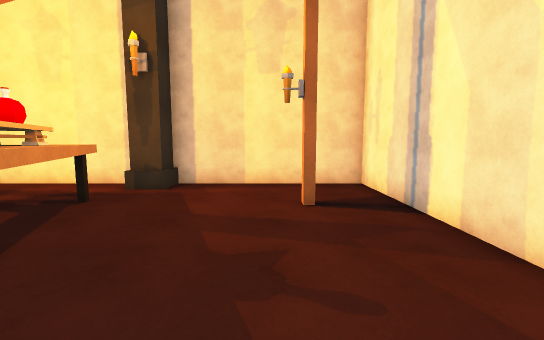
[1] (above)

15 first-person views from a walk through a scene from a Unity 3-D project. The camera is 1.5 m above the floor, tilts 6° down and sees 90° across. The floor is counted in squares, 1 m on a side. Each view is taken from the middle of a square. On the plan, view 1 faces up. The plan holds only what a view shows up to about 14 squares ahead; the rest is blank. The place goes on beyond the plan. The player character is not drawn. Some animated figures are left out. Some surface patterns are stand-ins.

[2]
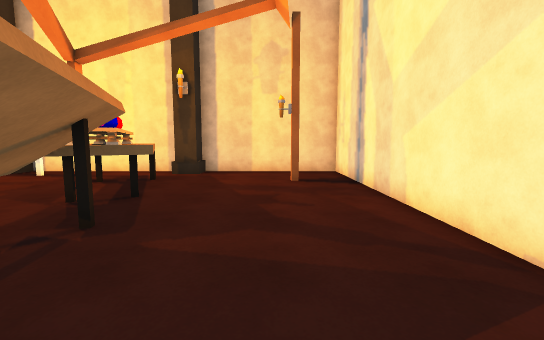

[3]
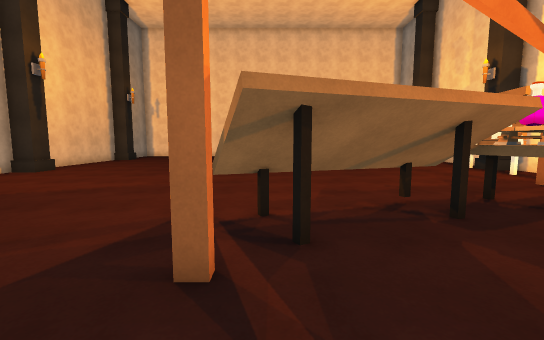

[4]
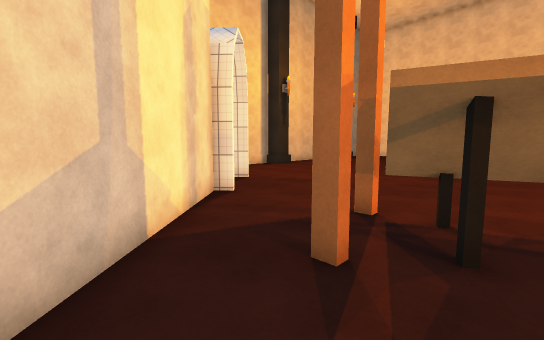

[5]
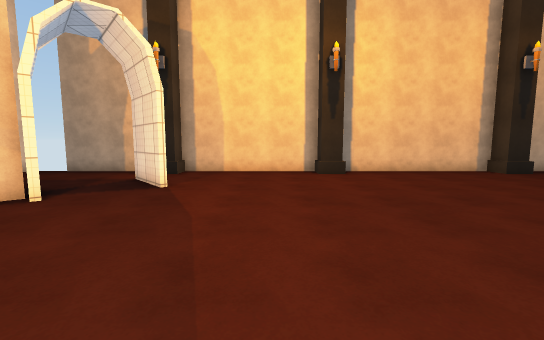

[6]
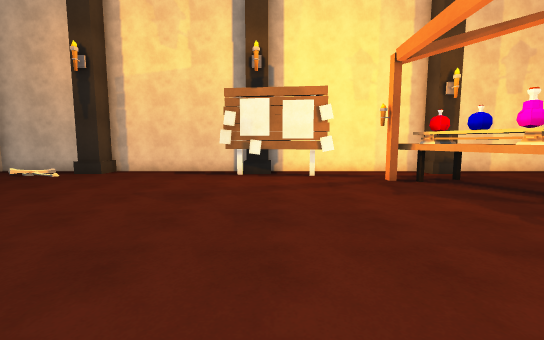

[7]
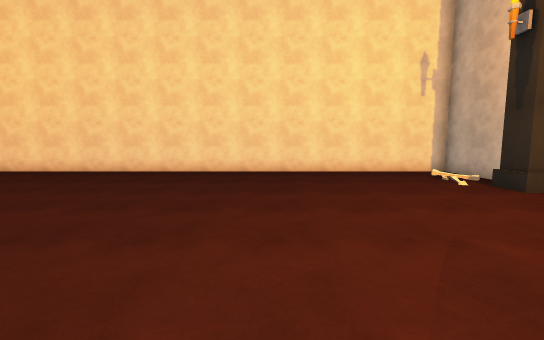

[8]
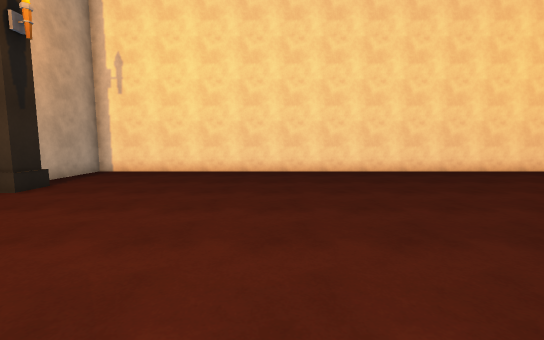

[9]
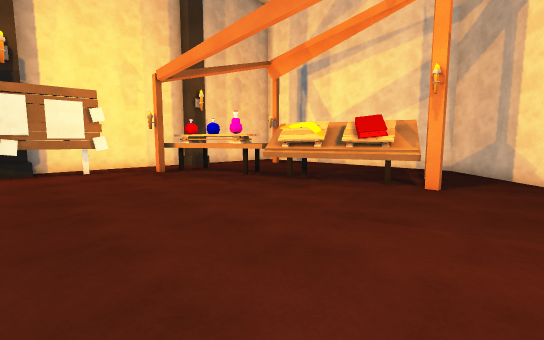

[10]
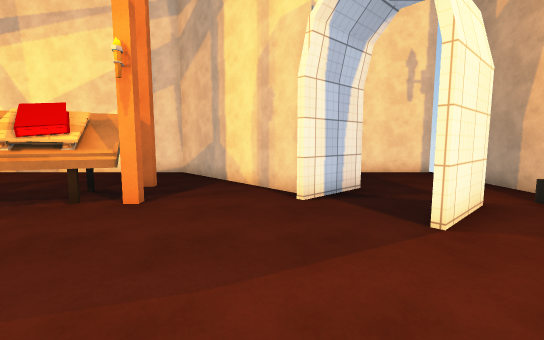

[11]
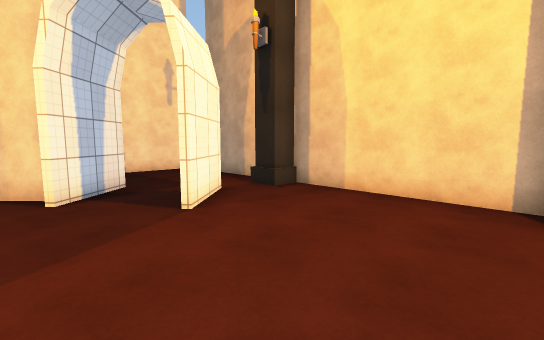

[12]
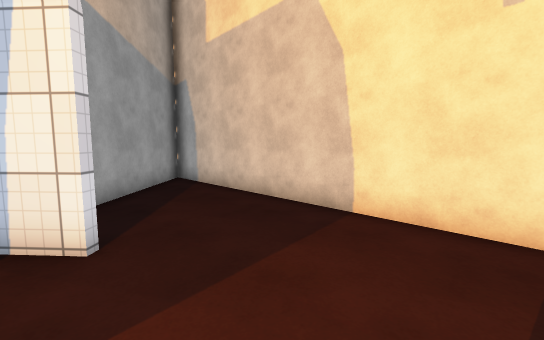

[13]
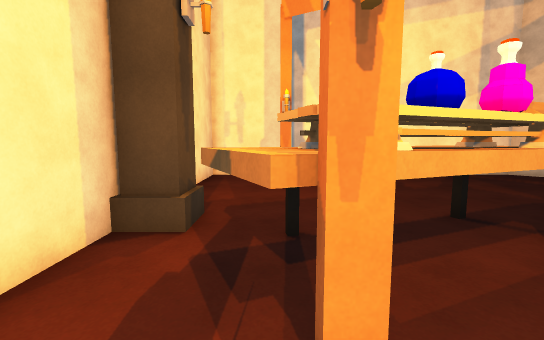

[14]
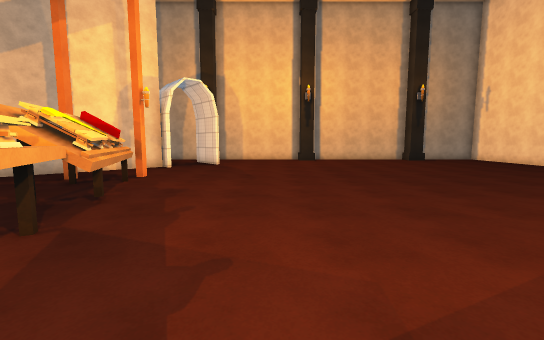

[15]
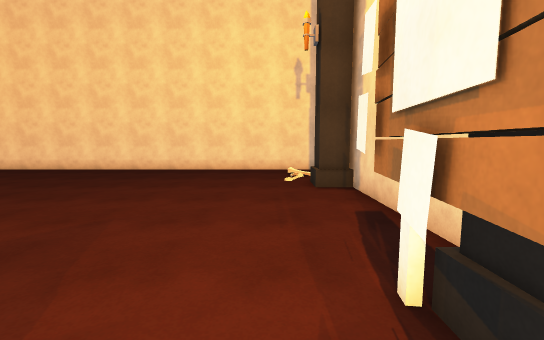

### Floor plan
Key: @ floor where view 1 was taken; # wall or solid block; x gap in a wall; . floor; ^ raised ledge; T table; P potion; H thing the floor can be seen under or through; B bones; O other object.
Columns run from 26 left of view 1 to 3 right of it. Each row starts with its distance up from view 1.
 10 ##############################
  9 #....OO......O#.......OO.....#
  8 #..B........#####...#^.......#
  7 #..................^T^.......#
  6 #..................#PT^......#
  5 #...................HH^......#
  4 #...................HHT......#
  3 #....................H^^.....#
  2 #....................^x......#
  1 #....................##......#
  0 #....................#HH..@..#
 -1 #.....................TH.....#
 -2 #.....................TH.....#
 -3 #.....................HHH....#
 -4 #......................HHH...#
 -5 #...........................##
 -6 #..........................###
 -7 #.........................##.#
 -8 #........................##..#
 -9 #......................###...#
-10 #.......................##...#
-11 #....................#.......#
-12 #....................##......#
-13 #............................#
-14 #............................#
-15 #....OO.......OO......OO.....#
-16 ############################ #

Positions as (right, up) in squares from view 1, and headings:
1: (0, 0), facing up
2: (0, -4), facing up
3: (2, -3), facing left
4: (2, -2), facing down-left
5: (-9, -2), facing down
6: (-12, -4), facing up
7: (-12, 1), facing left
8: (-12, -7), facing left
9: (-13, -7), facing up-right
10: (-10, -8), facing right
11: (-11, -8), facing down-right
12: (-2, -15), facing up-right
13: (-9, 7), facing right
14: (-9, 7), facing down
15: (-11, 7), facing left
